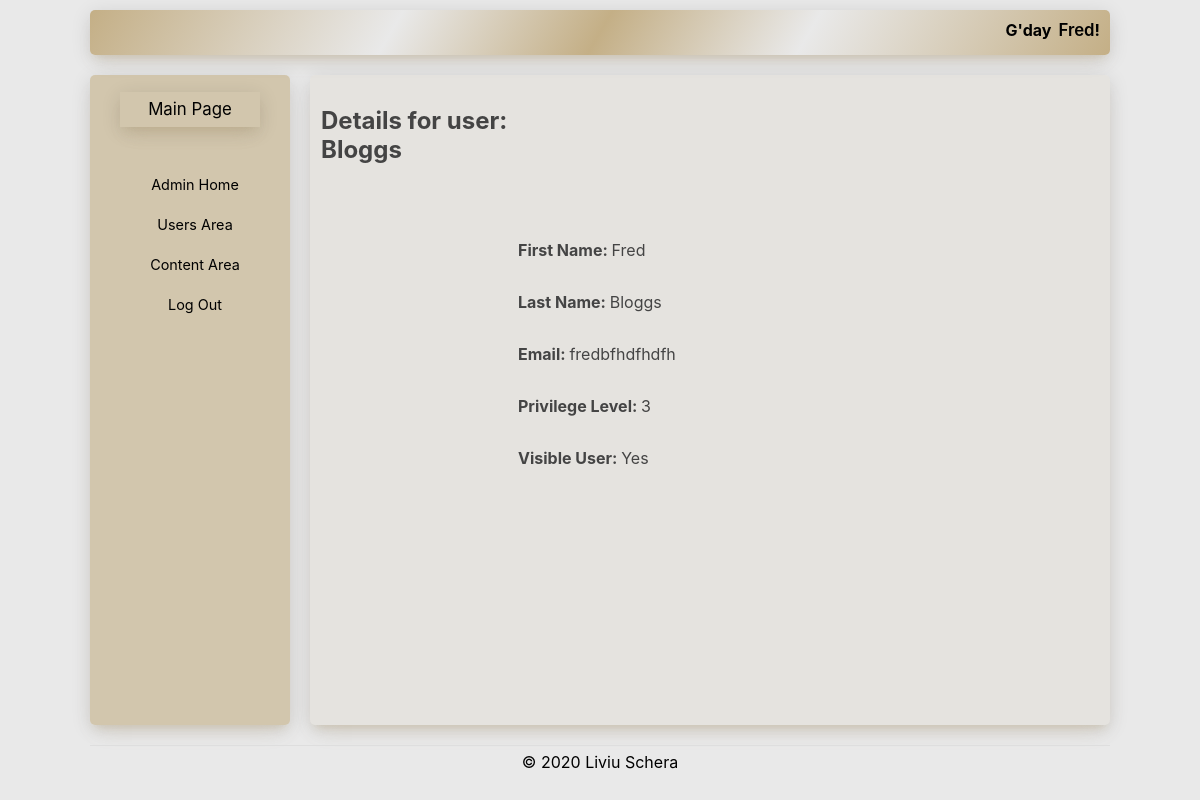
Page /admin/users/view_user.php?id=1 (signed in) on the committed database.
### tables this page shows
CREATE TABLE `users` (
  `id` int(255) NOT NULL,
  `email` varchar(255) NOT NULL,
  `pw` varchar(255) NOT NULL,
  `fname` varchar(255) NOT NULL,
  `sname` varchar(255) NOT NULL,
  `priv` int(1) NOT NULL DEFAULT '0',
  `active` varchar(1) NOT NULL DEFAULT 'n'
);

### private/database.php (called while the page is built, shortened)
<?php
function db_escape($connection, $string){
    return mysqli_real_escape_string($connection, $string);
}

### private/query_functions.php (called while the page is built, shortened)
<?php
function find_user_by_id($id, $return_array = true)
{
    global $db;
    $query = "SELECT * FROM users WHERE id= '" . db_escape($db, $id) . "'";
    $result = mysqli_query($db, $query);
    if ($return_array) {
        $user = mysqli_fetch_assoc($result);
        return $user;
    } else {
        return $result;
    }
}

### private/functions.php (called while the page is built, shortened)
<?php
function h($string = "")
{
    return htmlspecialchars($string);
}
        ?>

### public/admin/users/view_user.php (the view, shortened to what this page needs)
<?php include SHARED_PATH . '/admin_header.php'; ?>
<?php
$id = $_GET['id'] ?? '';
$user = find_user_by_id($id);
?>
<section class="content">
    <h2 class="spacing">Details for user: <?php echo $user['sname']; ?></h2>
    <article class="view">
        <p><span>First Name: </span><?php echo h($user['fname']); ?></p>
        <p><span>Last Name: </span><?php echo h($user['sname']); ?></p>
        <p><span>Email: </span><?php echo h($user['email']); ?></p>
        <p><span>Privilege Level: </span><?php echo h($user['priv']); ?></p>
        <p><span>Visible User: </span><?php  if (h($user['active']) == 'y') {
            echo 'Yes';
} else {
    echo "No";
}; ?></p>
    </article>
</section>
<?php include SHARED_PATH . '/admin_footer.php'; ?>

### public/css/admin.css (style rules this page uses)
html, body, ul, li, h1 { font-family: -apple-system, BlinkMacSystemFont, "Segoe UI", Roboto, Oxygen-Sans, Ubuntu, Cantarell, "Helvetica Neue", sans-serif; margin: 0; }
.content, .info, .logonav, .logo, table, thead, .error, .message, .form, .add_link { border-radius: 5px; box-shadow: 0 12px 20px -10px rgba(196, 175, 134, 0.28), 0 4px 20px 0px rgba(0, 0, 0, 0.12), 0 7px 8px -5px rgba(196, 175, 134, 0.28); }
.content { color: #444; grid-area: content; padding: 11px; background: rgba(196, 175, 134, 0.1); display: grid; grid-template-columns: repeat(4, 1fr); grid-template-rows: repeat(3, minmax(55px, auto)) 1fr; grid-gap: 40px 10px; }
.view { display: grid; grid-row-start: 2; grid-column: span 2/4; }
span { font-weight: bold; }

### public/css/forms.css (style rules this page uses)
html, body, ul, li, h1 { font-family: -apple-system, BlinkMacSystemFont, "Segoe UI", Roboto, Oxygen-Sans, Ubuntu, Cantarell, "Helvetica Neue", sans-serif; margin: 0; }
p:before { content: attr(type); display: inline-block; font-size: 14px; color: #5a5a5a; }

### rows in the picture
users: sname "Bloggs", fname "Fred", email "fredbfhdfhdfh", priv "3"

### other values in the picture
$_SESSION['username'] "Fred"
